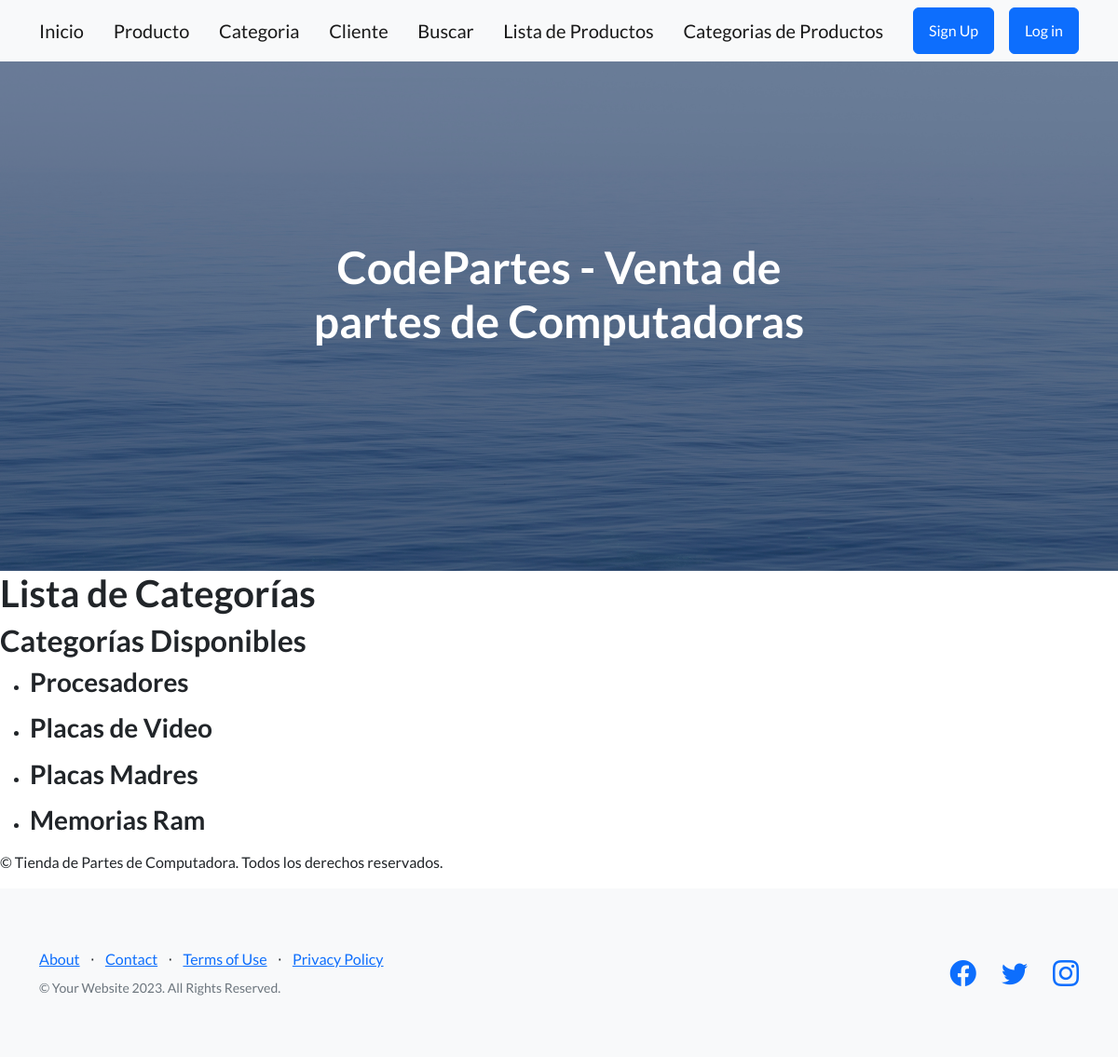
Screenshot of /app-entrega3/inicio-categoria/ with the database file from the repository.
### AppEntrega3/models.py (models this page shows)
class Categoria(models.Model):
    nombre = models.CharField(max_length=100)

### AppEntrega3/views.py (the view)
# urls.py: path('inicio-categoria/', lista_categoria, name="categorias"),
def lista_categoria(request):
    lista = Categoria.objects.all()
    return render(request, "lista_categoria.html", {"lista_categoria": lista})

### AppEntrega3/templates/lista_categoria.html (shortened to what this page needs)
{% extends "padre.html" %}
{% block ContenidoqueCambia %}
<!DOCTYPE html>
<html lang="en">
<head>
    <link rel="stylesheet" href="styles.css">
</head>
<body>
    <header>
        <h1>Lista de Categorías</h1>
    </header>
    <main>
        <section class="categorias">
            <h2>Categorías Disponibles</h2>
            <ul>
                {% for categoria in lista_categoria %}
                    <li>
                        <h3>{{ categoria.nombre }}</h3>
                    </li>
                {% empty %}
                    <li>No hay categorías disponibles.</li>
                {% endfor %}
            </ul>
        </section>
    </main>
    <footer>
        <p>&copy; {{ año_actual }} Tienda de Partes de Computadora. Todos los derechos reservados.</p>
    </footer>
</body>
</html>
{% endblock ContenidoqueCambia %}

### rows the page displays
Categoria: nombre "Procesadores"
Categoria: nombre "Placas de Video"
Categoria: nombre "Placas Madres"
Categoria: nombre "Memorias Ram"
